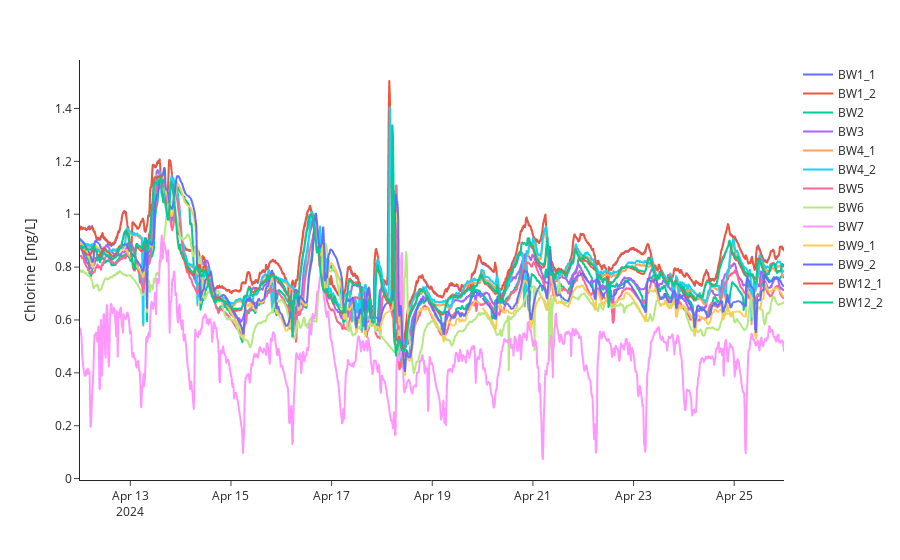

Write notebook code for a chart like this one.
### Markdown cell above
Chlorine time series plotting.

### Code cell
# chlorine data
try:
    wq_bwfl_ids = wq_df.dropna(subset=['mean'])['bwfl_id'].unique()
    plot_wq_df = wq_df[(wq_df['bwfl_id'].isin(wq_bwfl_ids)) & (wq_df['data_type'] == 'chlorine')]
    plot_wq_df.loc[:, :] = plot_wq_df.loc[:, :].replace(0.0, np.nan)

    fig = px.line(
        plot_wq_df,
        x='datetime',
        y='mean',
        color='bwfl_id',
    )

    fig.update_layout(
        xaxis_title='',
        yaxis_title='Chlorine [mg/L]',
        legend_title_text='',
        template='simple_white',
        height=450,
    )
    fig.show()
except:
    print("Plotting data not available.")

### Figure 1 — Plotly figure (JSON) as saved in the notebook; plotly's stock layout.template omitted (floating-point values rounded to 4 significant figures; data arrays with more than 128 entries replaced by an {"elided": "..."} marker saying what was removed)
{"data": [{"hovertemplate": "bwfl_id=BW1_1<br>datetime=%{x}<br>mean=%{y}<extra></extra>", "legendgroup": "BW1_1", "line": {"color": "#636efa", "dash": "solid"}, "marker": {"symbol": "circle"}, "mode": "lines", "name": "BW1_1", "showlegend": true, "type": "scattergl", "x": {"elided": "1344 str values"}, "xaxis": "x", "y": {"elided": "1344 float values"}, "yaxis": "y"}, {"hovertemplate": "bwfl_id=BW1_2<br>datetime=%{x}<br>mean=%{y}<extra></extra>", "legendgroup": "BW1_2", "line": {"color": "#EF553B", "dash": "solid"}, "marker": {"symbol": "circle"}, "mode": "lines", "name": "BW1_2", "showlegend": true, "type": "scattergl", "x": {"elided": "1344 str values"}, "xaxis": "x", "y": {"elided": "1344 float values"}, "yaxis": "y"}, {"hovertemplate": "bwfl_id=BW2<br>datetime=%{x}<br>mean=%{y}<extra></extra>", "legendgroup": "BW2", "line": {"color": "#00cc96", "dash": "solid"}, "marker": {"symbol": "circle"}, "mode": "lines", "name": "BW2", "showlegend": true, "type": "scattergl", "x": {"elided": "1344 str values"}, "xaxis": "x", "y": {"elided": "1344 float values"}, "yaxis": "y"}, {"hovertemplate": "bwfl_id=BW3<br>datetime=%{x}<br>mean=%{y}<extra></extra>", "legendgroup": "BW3", "line": {"color": "#ab63fa", "dash": "solid"}, "marker": {"symbol": "circle"}, "mode": "lines", "name": "BW3", "showlegend": true, "type": "scattergl", "x": {"elided": "1344 str values"}, "xaxis": "x", "y": {"elided": "1344 float values"}, "yaxis": "y"}, {"hovertemplate": "bwfl_id=BW4_1<br>datetime=%{x}<br>mean=%{y}<extra></extra>", "legendgroup": "BW4_1", "line": {"color": "#FFA15A", "dash": "solid"}, "marker": {"symbol": "circle"}, "mode": "lines", "name": "BW4_1", "showlegend": true, "type": "scattergl", "x": {"elided": "1344 str values"}, "xaxis": "x", "y": {"elided": "1344 float values"}, "yaxis": "y"}, {"hovertemplate": "bwfl_id=BW4_2<br>datetime=%{x}<br>mean=%{y}<extra></extra>", "legendgroup": "BW4_2", "line": {"color": "#19d3f3", "dash": "solid"}, "marker": {"symbol": "circle"}, "mode": "lines", "name": "BW4_2", "showlegend": true, "type": "scattergl", "x": {"elided": "1344 str values"}, "xaxis": "x", "y": {"elided": "1344 float values"}, "yaxis": "y"}, {"hovertemplate": "bwfl_id=BW5<br>datetime=%{x}<br>mean=%{y}<extra></extra>", "legendgroup": "BW5", "line": {"color": "#FF6692", "dash": "solid"}, "marker": {"symbol": "circle"}, "mode": "lines", "name": "BW5", "showlegend": true, "type": "scattergl", "x": {"elided": "1344 str values"}, "xaxis": "x", "y": {"elided": "1344 float values"}, "yaxis": "y"}, {"hovertemplate": "bwfl_id=BW6<br>datetime=%{x}<br>mean=%{y}<extra></extra>", "legendgroup": "BW6", "line": {"color": "#B6E880", "dash": "solid"}, "marker": {"symbol": "circle"}, "mode": "lines", "name": "BW6", "showlegend": true, "type": "scattergl", "x": {"elided": "1344 str values"}, "xaxis": "x", "y": {"elided": "1344 float values"}, "yaxis": "y"}, {"hovertemplate": "bwfl_id=BW7<br>datetime=%{x}<br>mean=%{y}<extra></extra>", "legendgroup": "BW7", "line": {"color": "#FF97FF", "dash": "solid"}, "marker": {"symbol": "circle"}, "mode": "lines", "name": "BW7", "showlegend": true, "type": "scattergl", "x": {"elided": "1344 str values"}, "xaxis": "x", "y": {"elided": "1344 float values"}, "yaxis": "y"}, {"hovertemplate": "bwfl_id=BW9_1<br>datetime=%{x}<br>mean=%{y}<extra></extra>", "legendgroup": "BW9_1", "line": {"color": "#FECB52", "dash": "solid"}, "marker": {"symbol": "circle"}, "mode": "lines", "name": "BW9_1", "showlegend": true, "type": "scattergl", "x": {"elided": "1344 str values"}, "xaxis": "x", "y": {"elided": "1344 float values"}, "yaxis": "y"}, {"hovertemplate": "bwfl_id=BW9_2<br>datetime=%{x}<br>mean=%{y}<extra></extra>", "legendgroup": "BW9_2", "line": {"color": "#636efa", "dash": "solid"}, "marker": {"symbol": "circle"}, "mode": "lines", "name": "BW9_2", "showlegend": true, "type": "scattergl", "x": {"elided": "1344 str values"}, "xaxis": "x", "y": {"elided": "1344 float values"}, "yaxis": "y"}, {"hovertemplate": "bwfl_id=BW12_1<br>datetime=%{x}<br>mean=%{y}<extra></extra>", "legendgroup": "BW12_1", "line": {"color": "#EF553B", "dash": "solid"}, "marker": {"symbol": "circle"}, "mode": "lines", "name": "BW12_1", "showlegend": true, "type": "scattergl", "x": {"elided": "1344 str values"}, "xaxis": "x", "y": {"elided": "1344 float values"}, "yaxis": "y"}, {"hovertemplate": "bwfl_id=BW12_2<br>datetime=%{x}<br>mean=%{y}<extra></extra>", "legendgroup": "BW12_2", "line": {"color": "#00cc96", "dash": "solid"}, "marker": {"symbol": "circle"}, "mode": "lines", "name": "BW12_2", "showlegend": true, "type": "scattergl", "x": {"elided": "1344 str values"}, "xaxis": "x", "y": {"elided": "1344 float values"}, "yaxis": "y"}], "layout": {"autosize": true, "legend": {"title": {"text": ""}, "tracegroupgap": 0}, "margin": {"t": 60}, "xaxis": {"anchor": "y", "autorange": true, "domain": [0, 1], "range": ["2024-04-12", "2024-04-25 23:45"], "title": {"text": ""}, "type": "date"}, "yaxis": {"anchor": "x", "autorange": true, "domain": [0, 1], "range": [-0.005444, 1.583], "title": {"text": "Chlorine [mg/L]"}, "type": "linear"}}}
